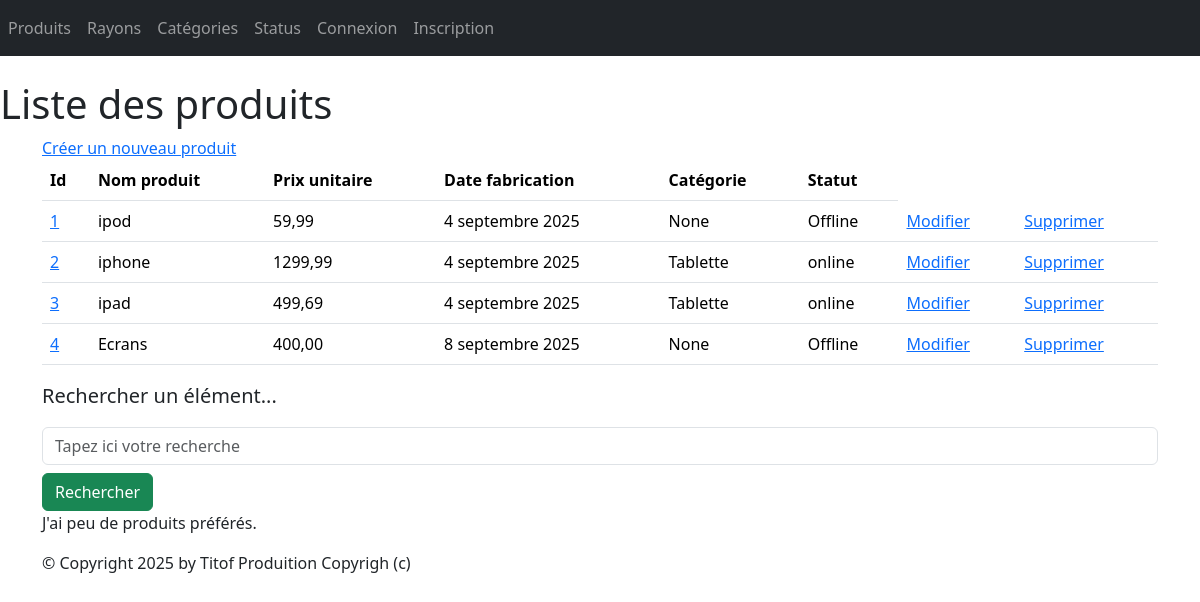
Screenshot of /monApp/produits/ with the database file from the repository.
### monApp/models.py (models this page shows, shortened)
class Produit(models.Model):
    refProd = models.AutoField(primary_key=True)
    intituleProd = models.CharField(max_length=200)
    prixUnitaireProd = models.DecimalField(max_digits=10, decimal_places=2)
    dateFabProd =models.DateField(default=date.today)
    categorie = models.ForeignKey(Categorie, on_delete=models.CASCADE, related_name="produits",null=True, blank=True)
    status = models.ForeignKey(Statut, on_delete=models.CASCADE, related_name="Statut",null=True, blank=True)

class Statut(models.Model):
    idStatut = models.AutoField(primary_key=True)
    libelleStatut = models.CharField(max_length=100)
    def __str__(self):
            return self.libelleStatut

class Categorie(models.Model):
    idCat = models.AutoField(primary_key=True)
    nomCat = models.CharField(max_length=100)
    def __str__(self):
        return self.nomCat

### monApp/views.py (the view)
# urls.py: path("produits/",views.ProduitListView.as_view(),name="lst_prdts"),
class ProduitListView(ListView):
    model = Produit
    template_name = "monApp/list_produits.html"
    context_object_name = "prdts"
    def get_queryset(self):
        query = self.request.GET.get('search')
        if query:
            return Produit.objects.filter(intituleProd__icontains=query).select_related('categorie').select_related('status')
        return Produit.objects.select_related('categorie').select_related('status')
    def get_context_data(self, **kwargs):
        context = super(ProduitListView, self).get_context_data(**kwargs)
        context['titremenu'] = "Liste de mes produits"
        return context

### monApp/templates/monApp/list_produits.html
{% extends 'monApp/base.html' %}
{% block menu %}
<h1>Liste des produits</h1>
{% endblock %}
{% block contenu %}
<table class="table">
    <thead>
        <th>Id</th>
        <th>Nom produit</th>
        <th>Prix unitaire</th>
        <th>Date fabrication</th>
        <th>Catégorie</th>
        <th>Statut</th>
    </thead>
    <tbody>
        {% for prdt in prdts %}
        <tr>
            <td><a href="{% url 'dtl_prdt' prdt.refProd %}">{{ prdt.refProd }}</a></td>
            <td>{{ prdt.intituleProd }}</td>
            <td>{{ prdt.prixUnitaireProd }} </td>
            <td>{{ prdt.dateFabProd }} </td>
            <td>{{ prdt.categorie }} </td>
            <td>{{ prdt.status }} </td>
            <td><a href="{% url 'prdt-chng' prdt.refProd %}">Modifier</a></td>
            <td><a href="{% url 'dlt-prdt' prdt.refProd %}">Supprimer</a></td>
        </tr>
        {% endfor %}
    </tbody>
    <a href="{% url 'crt-prdt' %}">Créer un nouveau produit</a>
</table>
<p class="lead mb-3 ml-0">Rechercher un élément...</p>
<form method="GET" action="">
<input class="form-control" type="text" name="search" placeholder="Tapez ici votre recherche"
value="{{ request.GET.search }}">
<button type="submit" class="btn btn-success mt-2">Rechercher</button>
</form>
<p>
    J'ai
    {% if prdts|length < 5 %} peu de {% elif prdts|length < 10 %} quelques {% else %} beaucoup de {% endif %} produits
        préférés. </p>
{% endblock %}

### static/styles.css (style rules this page uses)
h1 { color: red }

### rows the page displays
Produit: refProd "1", intituleProd "ipod", prixUnitaireProd "59,99", dateFabProd "4 septembre 2025", categorie "None", status "Offline"
Produit: refProd "2", intituleProd "iphone", prixUnitaireProd "1299,99", dateFabProd "4 septembre 2025", categorie "Tablette", status "online"
Produit: refProd "3", intituleProd "ipad", prixUnitaireProd "499,69", dateFabProd "4 septembre 2025", categorie "Tablette", status "online"
Produit: refProd "4", intituleProd "Ecrans", prixUnitaireProd "400,00", dateFabProd "8 septembre 2025", categorie "None", status "Offline"
